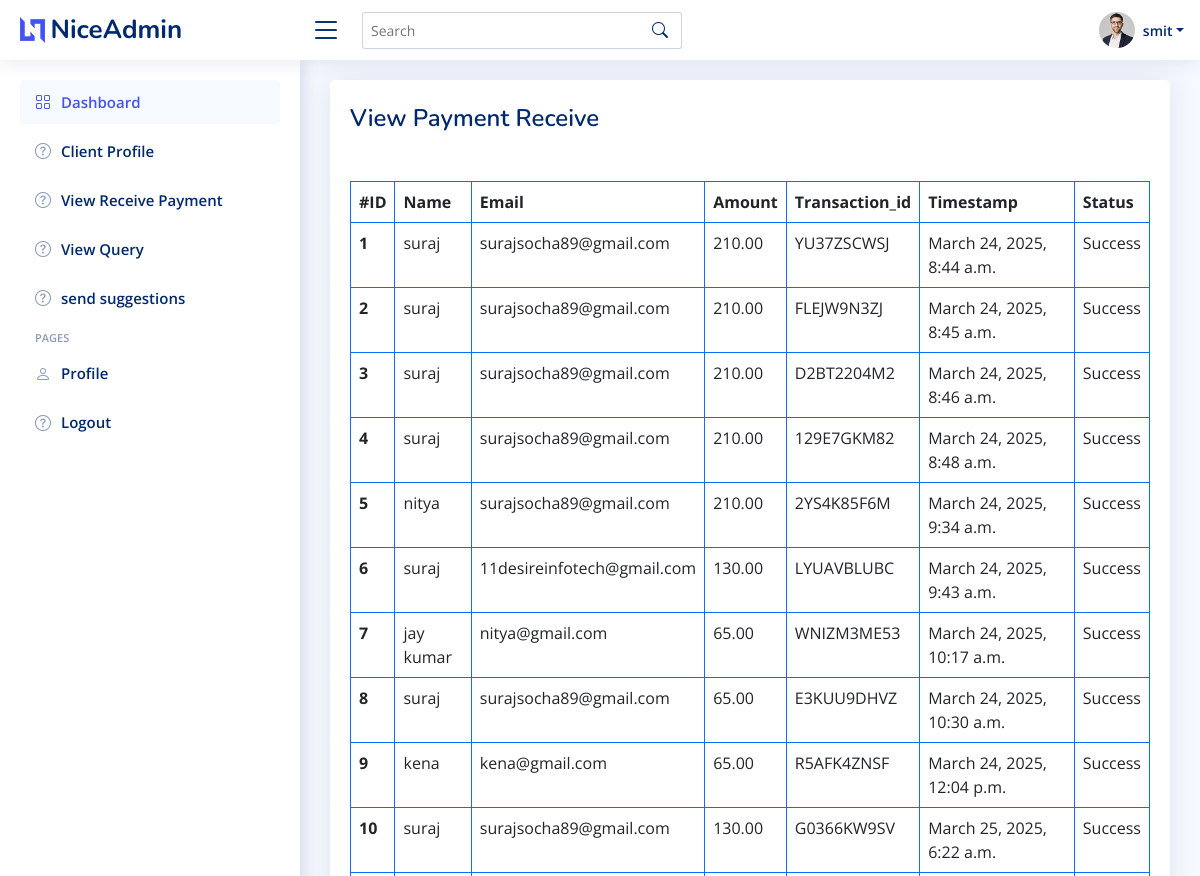
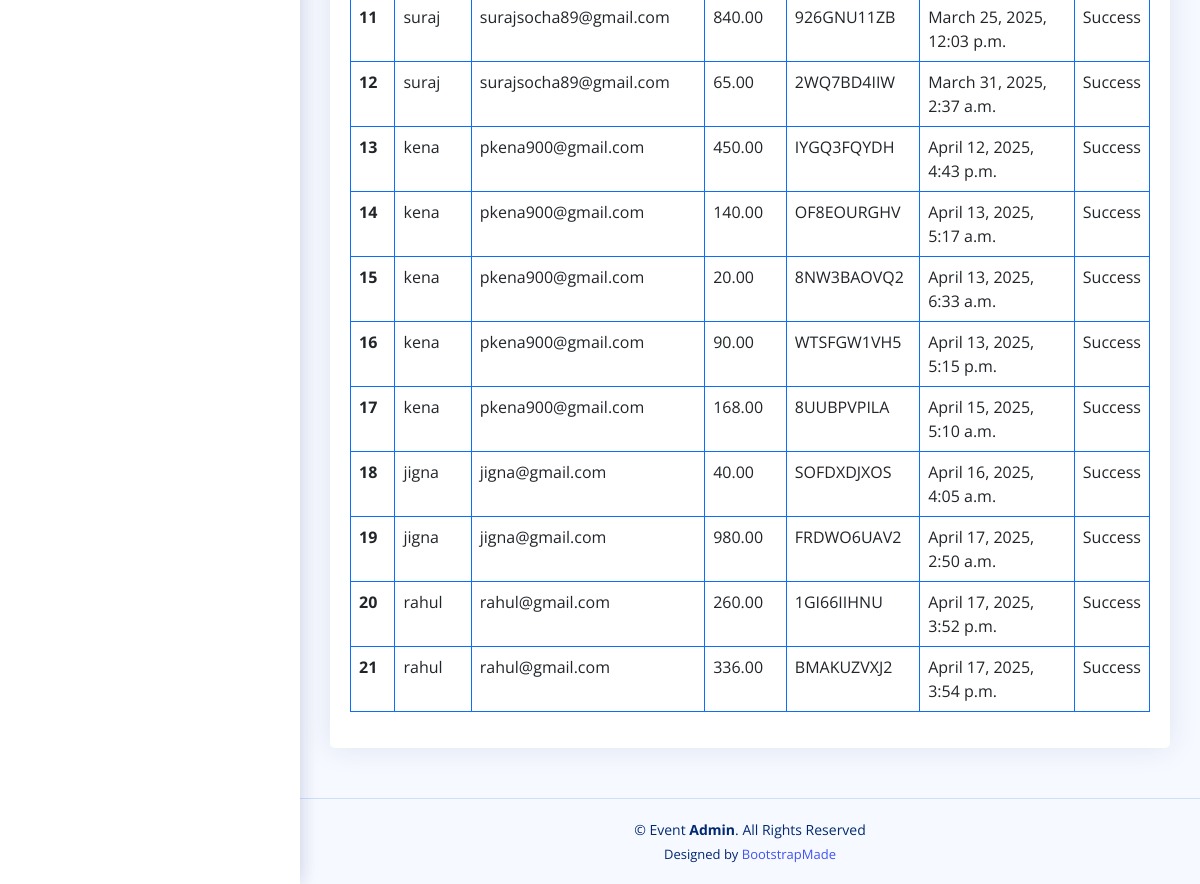
The app's page /view-receive-payment/ (signed in) with its own data (2 pictures, top to bottom).
### appeventor/models.py (models this page shows, shortened)
class adminuser(models.Model):
    name=models.CharField(max_length=20)
    is_read = models.BooleanField(default=False)
    username=models.EmailField()
    password=models.CharField(max_length=16)
    suggestion=models.TextField(null=True)

class FakePayment(models.Model):
    name = models.CharField(max_length=100)
    email = models.EmailField()
    amount = models.DecimalField(max_digits=10, decimal_places=2)
    transaction_id = models.CharField(max_length=20, unique=True)
    status = models.CharField(max_length=20, choices=[('Success', 'Success'), ('Failed', 'Failed')], default='Success')
    timestamp = models.DateTimeField(auto_now_add=True)

### appeventor/views.py (the view)
# urls.py: path("view-receive-payment/",views.view_receive_payment,name="view-receive-payment"),
def view_receive_payment(request):
    data=request.session.get('id')
    user=adminuser.objects.get(id=data)
    amount=FakePayment.objects.all()
    return render(request,"admin/view-receive-payment.html",{'user':user,"amount_show":amount})

### appeventor/templates/admin/view-receive-payment.html (shortened to what this page needs)
<!DOCTYPE html>
<html lang="en">
<head>
  <link href="../static/assets2/vendor/bootstrap/css/bootstrap.min.css" rel="stylesheet">
  <link href="../static/assets2/vendor/bootstrap-icons/bootstrap-icons.css" rel="stylesheet">
  <link href="../static/assets2/vendor/boxicons/css/boxicons.min.css" rel="stylesheet">
  <link href="../static/assets2/vendor/quill/quill.snow.css" rel="stylesheet">
  <link href="../static/assets2/vendor/quill/quill.bubble.css" rel="stylesheet">
  <link href="../static/assets2/vendor/remixicon/remixicon.css" rel="stylesheet">
  <link href="../static/assets2/vendor/simple-datatables/style.css" rel="stylesheet">
  <link href="../static/assets2/css/style.css" rel="stylesheet">
</head>
<body>
  <header id="header" class="header fixed-top d-flex align-items-center">
    <div class="d-flex align-items-center justify-content-between">
      <a href="{% url 'adminhome'%}" class="logo d-flex align-items-center">
        <img src="../static/assets2/img/logo.png" alt="">
        <span class="d-none d-lg-block">NiceAdmin</span>
      </a>
      <i class="bi bi-list toggle-sidebar-btn"></i>
    </div>
    <div class="search-bar">
      <form class="search-form d-flex align-items-center" method="POST" action="#">
        <input type="text" name="query" placeholder="Search" title="Enter search keyword">
        <button type="submit" title="Search"><i class="bi bi-search"></i></button>
      </form>
    </div>
    <nav class="header-nav ms-auto">
      <ul class="d-flex align-items-center">
        <li class="nav-item dropdown pe-3">
          <a class="nav-link nav-profile d-flex align-items-center pe-0" href="#" data-bs-toggle="dropdown">
            <img src="../static/assets2/img/profile-img.jpg" alt="Profile" class="rounded-circle">
            <span class="d-none d-md-block dropdown-toggle ps-2">{{user.name}}</span>
          </a>
        </li>
      </ul>
    </nav>
  </header>
  <aside id="sidebar" class="sidebar">
    <ul class="sidebar-nav" id="sidebar-nav">
      <li class="nav-item">
        <a class="nav-link " href="{% url 'view-receive-payment'%}">
          <span>Dashboard</span>
        </a>
      </li>
      <li class="nav-item">
        <a class="nav-link collapsed" href="{% url 'client-profile'%}">
          <span>Client Profile</span>
        </a>
      </li>
      <li class="nav-item">
        <a class="nav-link collapsed" href="{% url 'view-receive-payment'%}">
          <span>View Receive Payment</span>
        </a>
      </li>
      <li class="nav-item">
        <a class="nav-link collapsed" href="{% url 'view-suggestions'%}">
          <span>View Query</span>
        </a>
      </li>
      <li class="nav-heading">Pages</li>
      <li class="nav-heading">Pages</li>
      <li class="nav-item">
        <a class="nav-link collapsed" href="{% url 'users-profile'%}">
          <span>Profile</span>
        </a>
      </li>
      <li class="nav-item">
        <a class="nav-link collapsed" href="{% url 'admin_logout'%}">
          <span>Logout</span>
        </a>
      </li>
    </ul>
  </aside>
  <aside id="sidebar" class="sidebar">
    <ul class="sidebar-nav" id="sidebar-nav">
      <li class="nav-item">
        <a class="nav-link " href="{% url 'adminhome'%}">
          <i class="bi bi-grid"></i>
          <span>Dashboard</span>
        </a>
      </li>
      <li class="nav-item">
        <a class="nav-link collapsed" href="{% url 'client-profile'%}">
          <i class="bi bi-question-circle"></i>
          <span>Client Profile</span>
        </a>
      </li>
      <li class="nav-item">
        <a class="nav-link collapsed" href="{% url 'view-receive-payment'%}">
          <i class="bi bi-question-circle"></i>
          <span>View Receive Payment</span>
        </a>
      </li>
      <li class="nav-item">
        <a class="nav-link collapsed" href="{% url 'view-suggestions'%}">
          <i class="bi bi-question-circle"></i>
          <span>View Query</span>
        </a>
      </li>
       <li class="nav-item">
        <a class="nav-link collapsed" href="#">
          <i class="bi bi-question-circle"></i>
          <span>send suggestions</span>
        </a>
      </li>
      <li class="nav-heading">Pages</li>
      <li class="nav-item">
        <a class="nav-link collapsed" href="{% url 'users-profile'%}">
          <i class="bi bi-person"></i>
          <span>Profile</span>
        </a>
      </li>
      <li class="nav-item">
        <a class="nav-link collapsed" href="{% url 'admin_logout'%}">
          <i class="bi bi-question-circle"></i>
          <span>Logout</span>
        </a>
      </li>
    </ul>
  </aside>
  <main id="main" class="main">
  <div class="card">
      <div class="card-body">
            <div class="pagetitle mt-4">
                  <h1>View Payment Receive</h1>
                </div>
  <table class="table table-bordered border-primary mt-5">
      <thead>
        <tr>
          <th scope="col">#ID</th>
          <th scope="col">Name</th>
          <th scope="col">Email</th>
          <th scope="col">Amount</th>
          <th scope="col">Transaction_id</th>
          <th scope="col">Timestamp</th>
          <th scope="col">Status</th>
        </tr>
      </thead>
      <tbody>
        {% if amount_show %}
                                    {% for i in amount_show %}
                                    <tr>
                                        <th scope="row">{{i.id}}</th>
                                        <td>{{i.name}}</td>
                                        <td>{{i.email}}</td>
                                        <td>{{i.amount}}</td>
                                        <td>{{i.transaction_id}}</td>
                                        <td>{{i.timestamp}}</td>
                                        <td>{{i.status}}</td>
                                    </tr>
                                    {%endfor%}
                                    {%else%}
                                    <h1>data is not found</h1>
                                    {%endif%}
      </tbody>
    </table>
</div>
</div>
</main>
<footer id="footer" class="footer">
  <div class="copyright">
    &copy; Event <strong><span>Admin</span></strong>. All Rights Reserved
  </div>
  <div class="credits">
    Designed by <a href="https://bootstrapmade.com/">BootstrapMade</a>
  </div>
</footer>
</body>
</html>

### static/assets2/css/style.css (style rules this page uses)
:root { scroll-behavior: smooth; }
body { font-family: "Open Sans", sans-serif; background: #f6f9ff; color: #444444; }
a { color: #4154f1; text-decoration: none; }
h1, h2, h3, h4, h5, h6 { font-family: "Nunito", sans-serif; }
#main { margin-top: 60px; padding: 20px 30px; transition: all 0.3s; }
.pagetitle { margin-bottom: 10px; }
.pagetitle h1 { font-size: 24px; margin-bottom: 0; font-weight: 600; color: #012970; }
.card { margin-bottom: 30px; border: none; border-radius: 5px; box-shadow: 0px 0 30px rgba(1, 41, 112, 0.1); }
.card-body { padding: 0 20px 20px 20px; }
.logo { line-height: 1; }
@media (min-width: 1200px) { .logo { width: 280px; } }
.logo img { max-height: 26px; margin-right: 6px; }
.logo span { font-size: 26px; font-weight: 700; color: #012970; font-family: "Nunito", sans-serif; }
.header { transition: all 0.5s; z-index: 997; height: 60px; box-shadow: 0px 2px 20px rgba(1, 41, 112, 0.1); background-color: #fff; padding-left: 20px; }
.header .toggle-sidebar-btn { font-size: 32px; padding-left: 10px; cursor: pointer; color: #012970; }
.header .search-bar { min-width: 360px; padding: 0 20px; }
.header .search-form { width: 100%; }
.header .search-form input { border: 0; font-size: 14px; color: #012970; border: 1px solid rgba(1, 41, 112, 0.2); padding: 7px 38px 7px 8px; border-radius: 3px; transition: 0.3s; width: 100%; }
.header .search-form button { border: 0; padding: 0; margin-left: -30px; background: none; }
.header .search-form button i { color: #012970; }
.header-nav ul { list-style: none; }
.header-nav>ul { margin: 0; padding: 0; }
.header-nav .nav-profile { color: #012970; }
.header-nav .nav-profile img { max-height: 36px; }
.header-nav .nav-profile span { font-size: 14px; font-weight: 600; }
.sidebar { position: fixed; top: 60px; left: 0; bottom: 0; width: 300px; z-index: 996; transition: all 0.3s; padding: 20px; overflow-y: auto; scrollbar-width: thin; scrollbar-color: #aab7cf transparent; box-shadow: 0px 0px 20px rgba(1, 41, 112, 0.1); background-color: #fff; }
@media (min-width: 1200px) { #main, #footer { margin-left: 300px; } }
.sidebar-nav { padding: 0; margin: 0; list-style: none; }
.sidebar-nav li { padding: 0; margin: 0; list-style: none; }
.sidebar-nav .nav-item { margin-bottom: 5px; }
.sidebar-nav .nav-heading { font-size: 11px; text-transform: uppercase; color: #899bbd; font-weight: 600; margin: 10px 0 5px 15px; }
.sidebar-nav .nav-link { display: flex; align-items: center; font-size: 15px; font-weight: 600; color: #4154f1; transition: 0.3; background: #f6f9ff; padding: 10px 15px; border-radius: 4px; }
.sidebar-nav .nav-link i { font-size: 16px; margin-right: 10px; color: #4154f1; }
.sidebar-nav .nav-link.collapsed { color: #012970; background: #fff; }
.sidebar-nav .nav-link.collapsed i { color: #899bbd; }
.footer { padding: 20px 0; font-size: 14px; transition: all 0.3s; border-top: 1px solid #cddfff; }
.footer .copyright { text-align: center; color: #012970; }
.footer .credits { padding-top: 5px; text-align: center; font-size: 13px; color: #012970; }

### records on screen
adminuser: name "smit"
FakePayment: id "1", name "suraj", email "surajsocha89@gmail.com", amount "210.00", transaction_id "YU37ZSCWSJ", timestamp "March 24, 2025, 8:44 a.m.", status "Success"
FakePayment: id "2", name "suraj", email "surajsocha89@gmail.com", amount "210.00", transaction_id "FLEJW9N3ZJ", timestamp "March 24, 2025, 8:45 a.m.", status "Success"
FakePayment: id "3", name "suraj", email "surajsocha89@gmail.com", amount "210.00", transaction_id "D2BT2204M2", timestamp "March 24, 2025, 8:46 a.m.", status "Success"
FakePayment: id "4", name "suraj", email "surajsocha89@gmail.com", amount "210.00", transaction_id "129E7GKM82", timestamp "March 24, 2025, 8:48 a.m.", status "Success"
FakePayment: id "5", name "nitya", email "surajsocha89@gmail.com", amount "210.00", transaction_id "2YS4K85F6M", timestamp "March 24, 2025, 9:34 a.m.", status "Success"
FakePayment: id "6", name "suraj", email "11desireinfotech@gmail.com", amount "130.00", transaction_id "LYUAVBLUBC", timestamp "March 24, 2025, 9:43 a.m.", status "Success"
FakePayment: id "7", name "jay kumar", email "nitya@gmail.com", amount "65.00", transaction_id "WNIZM3ME53", timestamp "March 24, 2025, 10:17 a.m.", status "Success"
FakePayment: id "8", name "suraj", email "surajsocha89@gmail.com", amount "65.00", transaction_id "E3KUU9DHVZ", timestamp "March 24, 2025, 10:30 a.m.", status "Success"
FakePayment: id "9", name "kena", email "kena@gmail.com", amount "65.00", transaction_id "R5AFK4ZNSF", timestamp "March 24, 2025, 12:04 p.m.", status "Success"
FakePayment: id "10", name "suraj", email "surajsocha89@gmail.com", amount "130.00", transaction_id "G0366KW9SV", timestamp "March 25, 2025, 6:22 a.m.", status "Success"
FakePayment: id "11", name "suraj", email "surajsocha89@gmail.com", amount "840.00", transaction_id "926GNU11ZB", timestamp "March 25, 2025, 12:03 p.m.", status "Success"
FakePayment: id "12", name "suraj", email "surajsocha89@gmail.com", amount "65.00", transaction_id "2WQ7BD4IIW", timestamp "March 31, 2025, 2:37 a.m.", status "Success"
FakePayment: id "13", name "kena", email "pkena900@gmail.com", amount "450.00", transaction_id "IYGQ3FQYDH", timestamp "April 12, 2025, 4:43 p.m.", status "Success"
FakePayment: id "14", name "kena", email "pkena900@gmail.com", amount "140.00", transaction_id "OF8EOURGHV", timestamp "April 13, 2025, 5:17 a.m.", status "Success"
FakePayment: id "15", name "kena", email "pkena900@gmail.com", amount "20.00", transaction_id "8NW3BAOVQ2", timestamp "April 13, 2025, 6:33 a.m.", status "Success"
FakePayment: id "16", name "kena", email "pkena900@gmail.com", amount "90.00", transaction_id "WTSFGW1VH5", timestamp "April 13, 2025, 5:15 p.m.", status "Success"
FakePayment: id "17", name "kena", email "pkena900@gmail.com", amount "168.00", transaction_id "8UUBPVPILA", timestamp "April 15, 2025, 5:10 a.m.", status "Success"
FakePayment: id "18", name "jigna", email "jigna@gmail.com", amount "40.00", transaction_id "SOFDXDJXOS", timestamp "April 16, 2025, 4:05 a.m.", status "Success"
FakePayment: id "19", name "jigna", email "jigna@gmail.com", amount "980.00", transaction_id "FRDWO6UAV2", timestamp "April 17, 2025, 2:50 a.m.", status "Success"
FakePayment: id "20", name "rahul", email "rahul@gmail.com", amount "260.00", transaction_id "1GI66IIHNU", timestamp "April 17, 2025, 3:52 p.m.", status "Success"
FakePayment: id "21", name "rahul", email "rahul@gmail.com", amount "336.00", transaction_id "BMAKUZVXJ2", timestamp "April 17, 2025, 3:54 p.m.", status "Success"
